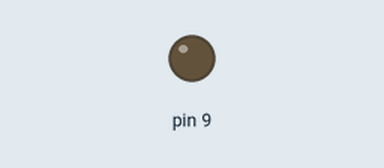
Simulated run of this sketch. Board: Arduino Uno, built with avr-gcc and run on an emulated ATmega328P. Shown: output pins drawn as LEDs (lit = HIGH).

Above: at 0.05 s.
At 0.6 s:
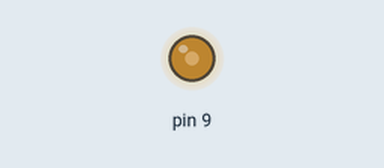
At 1.2 s:
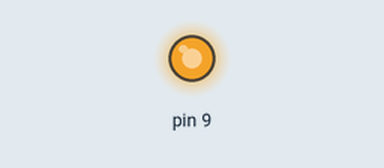
At 2.35 s:
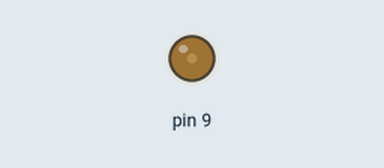
Timing chart, 0 to 6.0 s (numbered marks = the images above):
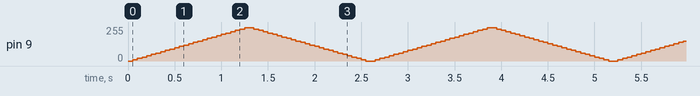

The sketch:

breathe_light.ino
```cpp
void setup() {
  // put your setup code here, to run once:

  pinMode(9,OUTPUT);

}

void loop() {
  // put your main code here, to run repeatedly:
  for(int i=0;i<=25;i++)
  {
    analogWrite(9,i*10);
    delay(50);
  }
  for(int i=0;i<=25;i++)
  {
    analogWrite(9,(25-i)*10);
    delay(50);
  }
  /*
  for(int i=0;i<=5;i++)
  {
    analogWrite(9,i*50);
    delay(500);
  }
  for(int i=0;i<=5;i++)
  {
    analogWrite(9,(5-i)*50);
    delay(500);
  }
  */
}
```
